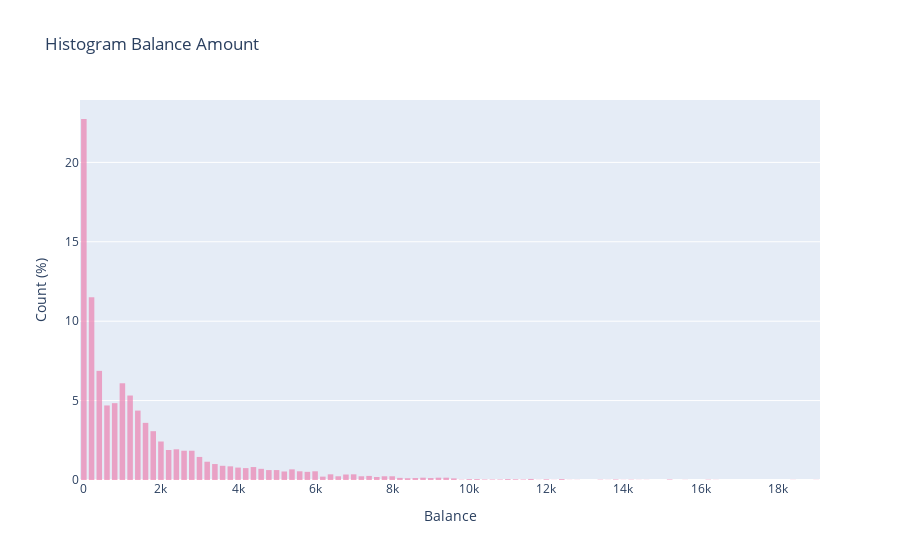

Source (notebook cell):
### Code cell
# Question 1

balance = df['balance'].dropna()
fig = go.Figure()
fig.add_trace(go.Histogram(
    x=balance,
    histnorm='percent',
     

    marker_color='#EB89B5',
    opacity=0.75
))
fig.update_layout(
    title_text='Histogram Balance Amount', # title of plot
    xaxis_title_text='Balance', # xaxis label
    yaxis_title_text='Count (%)', # yaxis label
    bargap=0.2, 
    bargroupgap=0.1 
)

fig.show()

### Figure 1 — Plotly figure (JSON) as saved in the notebook; plotly's stock layout.template omitted (floating-point values rounded to 4 significant figures; data arrays with more than 128 entries replaced by an {"elided": "..."} marker saying what was removed)
{"data": [{"histnorm": "percent", "marker": {"color": "#EB89B5"}, "opacity": 0.75, "type": "histogram", "x": {"elided": "8948 float values"}}], "layout": {"bargap": 0.2, "bargroupgap": 0.1, "title": {"text": "Histogram Balance Amount"}, "xaxis": {"title": {"text": "Balance"}}, "yaxis": {"title": {"text": "Count (%)"}}}}
